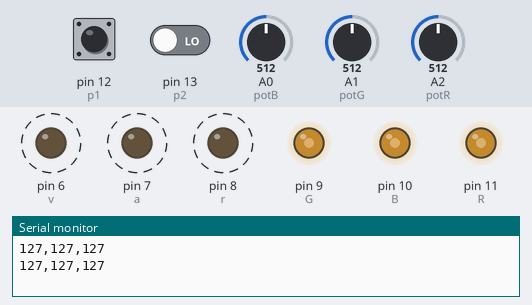
Simulated run of this sketch. Board: Arduino Uno, built with avr-gcc and run on an emulated ATmega328P. Parts: output pins drawn as LEDs (lit = HIGH), the last lines printed to the serial monitor. Dashed ring = blinking. The inputs (shaded band) are chosen by the test bench; at power-on: pin 12 (p1) HIGH, pin 13 (p2) LOW, A0 (potB) = 512, A1 (potG) = 512, A2 (potR) = 512. Random numbers use the default seed unless the sketch sets one.

Above: at 3.8 s.
3.9 s: pin 12 (p1) pulled LOW for 1.8 s
7.5 s: pin 13 (p2) driven HIGH
11.7 s: A0 (potB) set to 716
At 14.63 s:
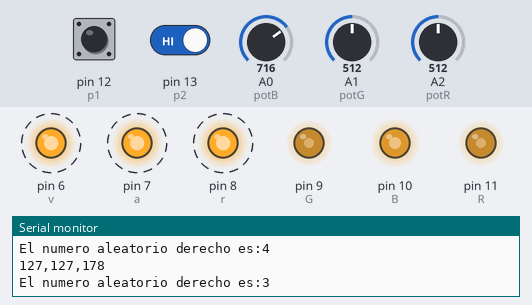
16.2 s: A1 (potG) set to 716
At 19.13 s:
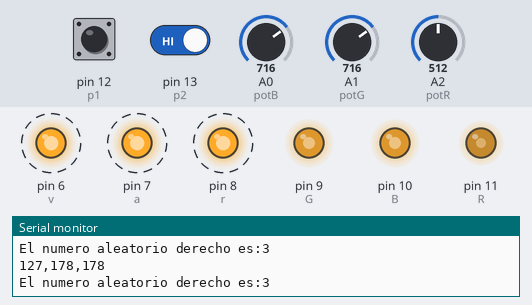
20.7 s: A2 (potR) set to 716
At 23.66 s:
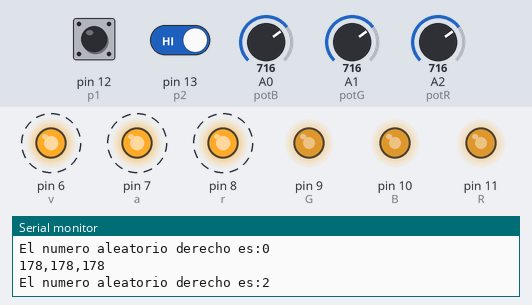
25.2 s: A0 (potB) set to 900
At 26.66 s:
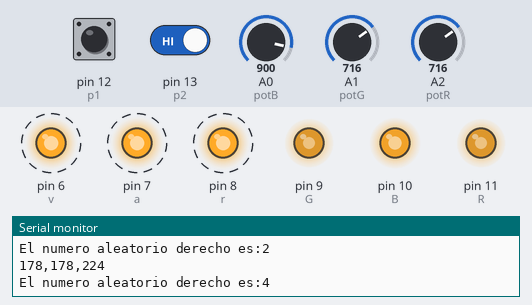
Timing chart, 0 to 29.7 s (numbered marks = the images above; inputs shaded):
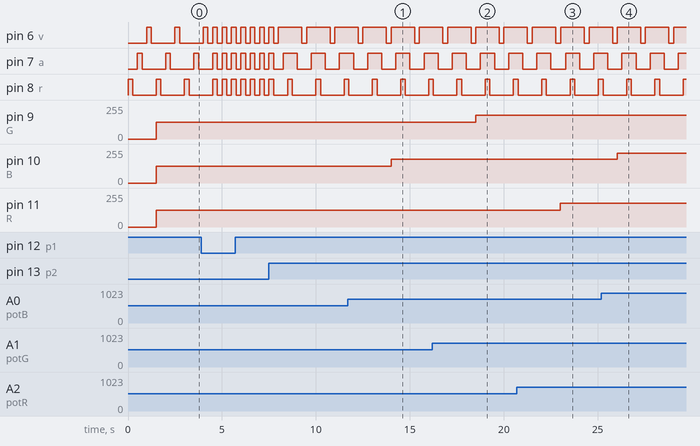

Measured:
- after the input at 11.7 s, pin 10 (B): 127/255 → 178/255 after 2.3 s
- after the input at 16.2 s, pin 9 (G): 127/255 → 178/255 after 2.3 s
- after the input at 20.7 s, pin 11 (R): 127/255 → 178/255 after 2.3 s
- after the input at 25.2 s, pin 10 (B): 178/255 → 224/255 after 0.84 s
- by itself, pin 6 (v): alternates HIGH for 1.3 s and LOW for 0.25 s
- by itself, pin 7 (a): alternates HIGH for 0.75 s and LOW for 0.75 s
- by itself, pin 8 (r): alternates HIGH for 0.25 s and LOW for 1.3 s

The sketch:

RETO-Conceptos_Basicos.ino
```cpp
int r=8, a=7, v=6, R=11, G=9, B=10;
int p1=12, p2=13, pi, pd;
int potR=A2, potG=A1, potB=A0,
lecturaR, lecturaG, lecturaB,
Red, Green, Blue;
void setup(){
  for(int i=6;i<=11;i++){
    pinMode(i,OUTPUT);
  }
  pinMode(p1,INPUT_PULLUP);
  pinMode(p2,INPUT);
  Serial.begin(9600);
}

void loop(){
  pi=digitalRead(p1);
  pd=digitalRead(p2);
  if(pi==0){
    int aleatorio=random(0,10);
    Serial.print("El numero aleatorio izquierdo es:");
    Serial.println(aleatorio);
    for(int i=0;i<aleatorio;i++){
      digitalWrite(r,1);
      digitalWrite(a,1);
      digitalWrite(v,1);
      delay(250);
      digitalWrite(r,0);
      digitalWrite(a,0);
      digitalWrite(v,0);
      delay(250);
    }
  }
  if(pd){
    int aleatorio=random(0,5);
    Serial.print("El numero aleatorio derecho es:");
    Serial.println(aleatorio);
    for(int i=0;i<aleatorio;i++){
      for(int j=6;j<=8;j++){
        digitalWrite(j,1);
        delay(250);
      }
      for(int j=8;j>=6;j--){
        digitalWrite(j,0);
        delay(250);
      }
    }
  }
  if(pi==1 and pd==0){
    digitalWrite(r,1);
    delay(250);
    digitalWrite(r,0);
    delay(250);
    digitalWrite(a,1);
    delay(250);
    digitalWrite(a,0);
    delay(250);
    digitalWrite(v,1);
    delay(250);
    digitalWrite(v,0);
    delay(250);
  }
  lecturaR=analogRead(potR);
  Red=map(lecturaR,0,1023,0,255);
  analogWrite(R,Red);
  lecturaG=analogRead(potG);
  Green=map(lecturaG,0,1023,0,255);
  analogWrite(G,Green);
  lecturaB=analogRead(potB);
  Blue=map(lecturaB,0,1023,0,255);
  analogWrite(B,Blue);
  Serial.print(Red);
  Serial.print(",");
  Serial.print(Green);
  Serial.print(",");
  Serial.println(Blue);
}
```
